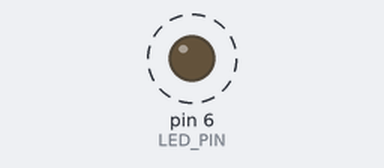
A sketch run on a simulated Arduino Uno, built with avr-gcc and run on an emulated ATmega328P. Shown: output pins drawn as LEDs (lit = HIGH). Dashed ring = blinking.

Above: at 0.2 s.
Timing chart, 0 to 3.0 s (numbered marks = the images above):
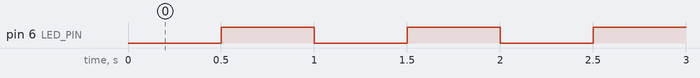

The sketch:

ledserial_nodelay.ino
```cpp
#define LED_PIN 6

unsigned long newBlinkTime = millis();
unsigned long blinkDelay = 500;
unsigned long presentTime;

int LEDState = LOW;

void setup() {
  Serial.begin(115200);
  Serial.setTimeout(10);

  pinMode(LED_PIN, OUTPUT);
}

void loop() {
  presentTime = millis();
  if (Serial.available() > 0) {
    int data = Serial.parseInt();
    if ((data >= 100) && (data <= 4000)) {
      blinkDelay = data;
    }
  }
  if ((presentTime - newBlinkTime) > blinkDelay){
    if (LEDState == LOW) {
      LEDState = HIGH;
    }
    else {
      LEDState = LOW;
    }
    digitalWrite(LED_PIN, LEDState);
    newBlinkTime += blinkDelay;
  }

}
```

Measured:
- by itself, pin 6 (LED_PIN): alternates HIGH for 0.50 s and LOW for 0.50 s
